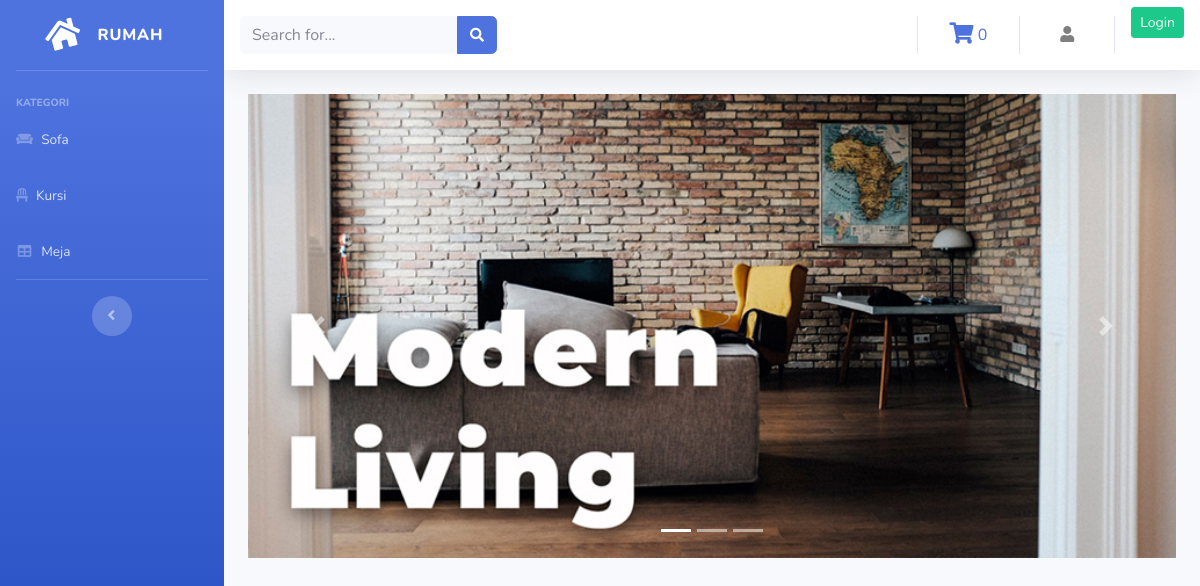
Before: /Proyek/index.php/kategori/meja with the older database file.
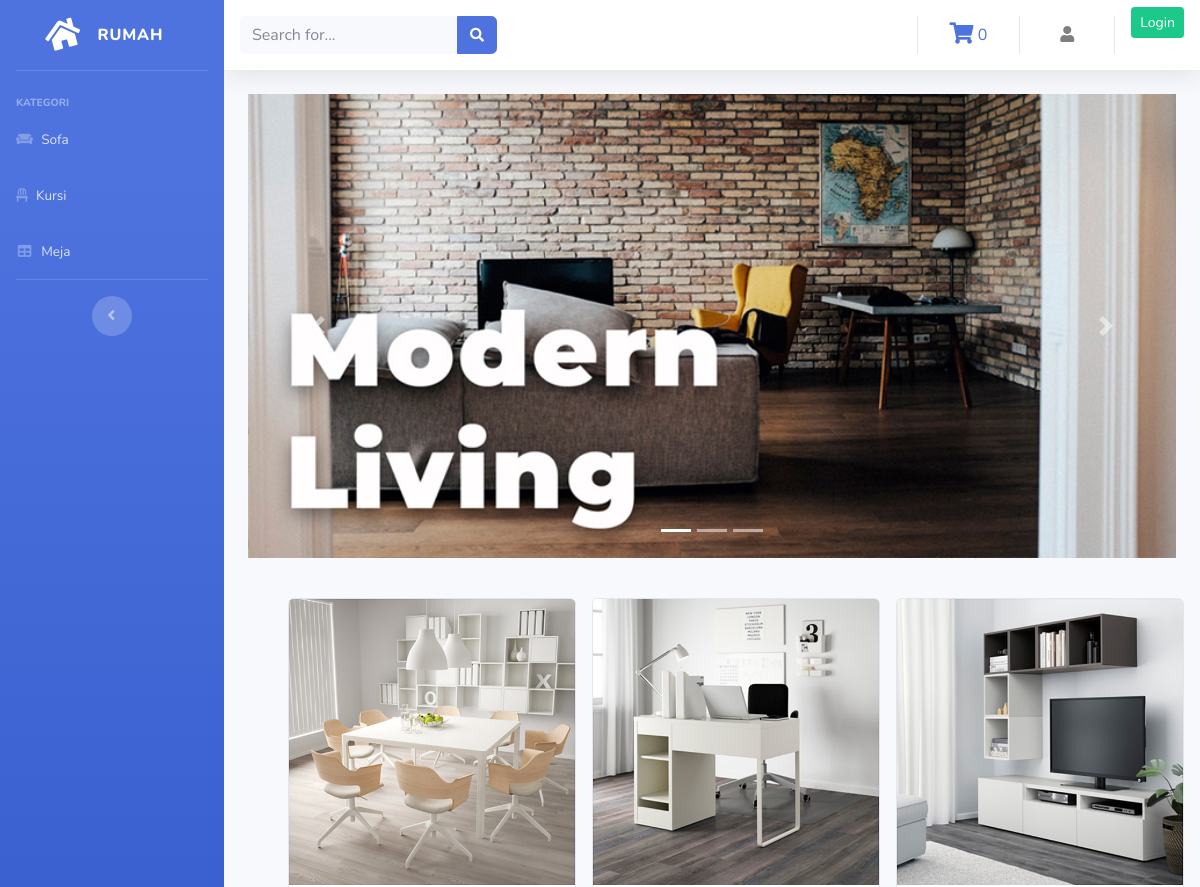
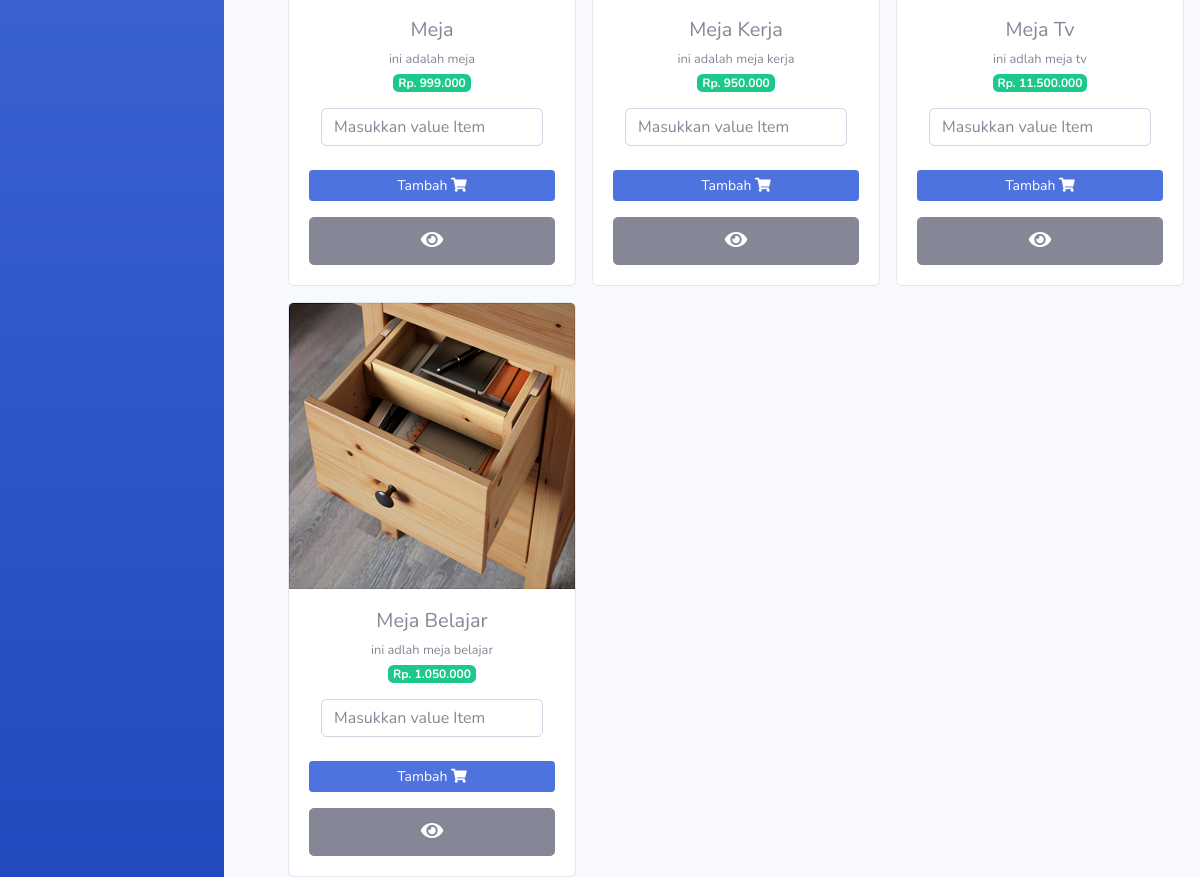
After: the same page with the newer database file (2 pictures, top to bottom).
### tables this page shows
CREATE TABLE `product` (
  `id_barang` int(11) NOT NULL,
  `nama_barang` varchar(100) NOT NULL,
  `deskripsi` varchar(225) NOT NULL,
  `kategori` varchar(60) NOT NULL,
  `harga` int(100) NOT NULL,
  `stok` int(4) NOT NULL,
  `gambar` text NOT NULL
);

### Proyek/application/controllers/kategori.php (called while the page is built, shortened)
<?php
    class kategori extends CI_Controller {
        public function meja()
        {
            $data['meja'] = $this->model_kategori->data_meja()->result();
            $this->load->view('Template/header');
            $this->load->view('Template/sidebar');
            $this->load->view('meja', $data);
            $this->load->view('Template/footer');
        }
    }
?>

### Proyek/index.php (called while the page is built, shortened)
<?php
require_once BASEPATH.'core/CodeIgniter.php';

### Proyek/application/models/model_kategori.php (called while the page is built, shortened)
<?php
    class model_kategori extends CI_Model {
        public function data_meja(){
            return $this->db->get_where("product", array('kategori'=>'meja'));
        }
    }
?>

### Proyek/application/views/meja.php (the view, shortened to what this page needs)
<div class="container-fluid">
    <div id="carouselExampleIndicators" class="carousel slide" data-ride="carousel">
    <ol class="carousel-indicators">
        <li data-target="#carouselExampleIndicators" data-slide-to="0" class="active"></li>
        <li data-target="#carouselExampleIndicators" data-slide-to="1"></li>
        <li data-target="#carouselExampleIndicators" data-slide-to="2"></li>
    </ol>
    <div class="carousel-inner">sss
        <div class="carousel-item active">
        <img src="<?php echo base_url('assets/img/Slide1.jpg') ?>" class="d-block w-100" alt="...">
        </div>
    </div>
    <a class="carousel-control-prev" href="#carouselExampleIndicators" role="button" data-slide="prev">
        <span class="carousel-control-prev-icon" aria-hidden="true"></span>
    </a>
    <a class="carousel-control-next" href="#carouselExampleIndicators" role="button" data-slide="next">
        <span class="carousel-control-next-icon" aria-hidden="true"></span>
    </a>
    </div>
    <div class="row text-center ml-4 mt-4">
        <?php foreach ($meja as $brg) : ?>
            <div class="card ml-3 mt-3" style="width: 18rem;">
                <img src="<?php echo base_url().'/uploads/'.$brg->gambar ?>" class="card-img-top" alt="...">
                <div class="card-body">
                    <h5 class="card-title mb-1"><?php echo $brg->nama_barang ?></h5>
                    <small><?php echo $brg->deskripsi ?></small><br>
                    <span class="badge badge-success mb-3">Rp. <?php echo number_format ($brg->harga, 0,',','.') ?></span><br>
                    <form method="POST" action="<?php echo base_url().'Admin/tambah_keranjang/'.$brg->id_barang?>">
                            <div class="col-sm">
                                <input type="number" class="form-control" placeholder="Masukkan value Item" name="qty">
                            </div><br>
                            <button class="btn btn-primary btn-sm btn-block" type=submit>Tambah <i class="fas fa-shopping-cart"></i></button>
                       </form>
                    <?php echo anchor('Admin/detail/' .$brg->id_barang,'<div class="btn btn-secondary btn-lg btn-block"><i class="fas fa-eye"></i></div>') ?>
                </div>
            </div>
        <?php endforeach ?>
    </div>
</div>

Changed rows visible on the page:
now on this page (row edited): product: gambar (picture), nama_barang "Meja", deskripsi "ini adalah meja", harga "999.000"
now on this page (row edited): product: gambar (picture), nama_barang "Meja Kerja", deskripsi "ini adalah meja kerja", harga "950.000"
now on this page (row edited): product: gambar (picture), nama_barang "Meja Tv", deskripsi "ini adlah meja tv", harga "11.500.000"
now on this page (row edited): product: gambar (picture), nama_barang "Meja Belajar", deskripsi "ini adlah meja belajar", harga "1.050.000"
